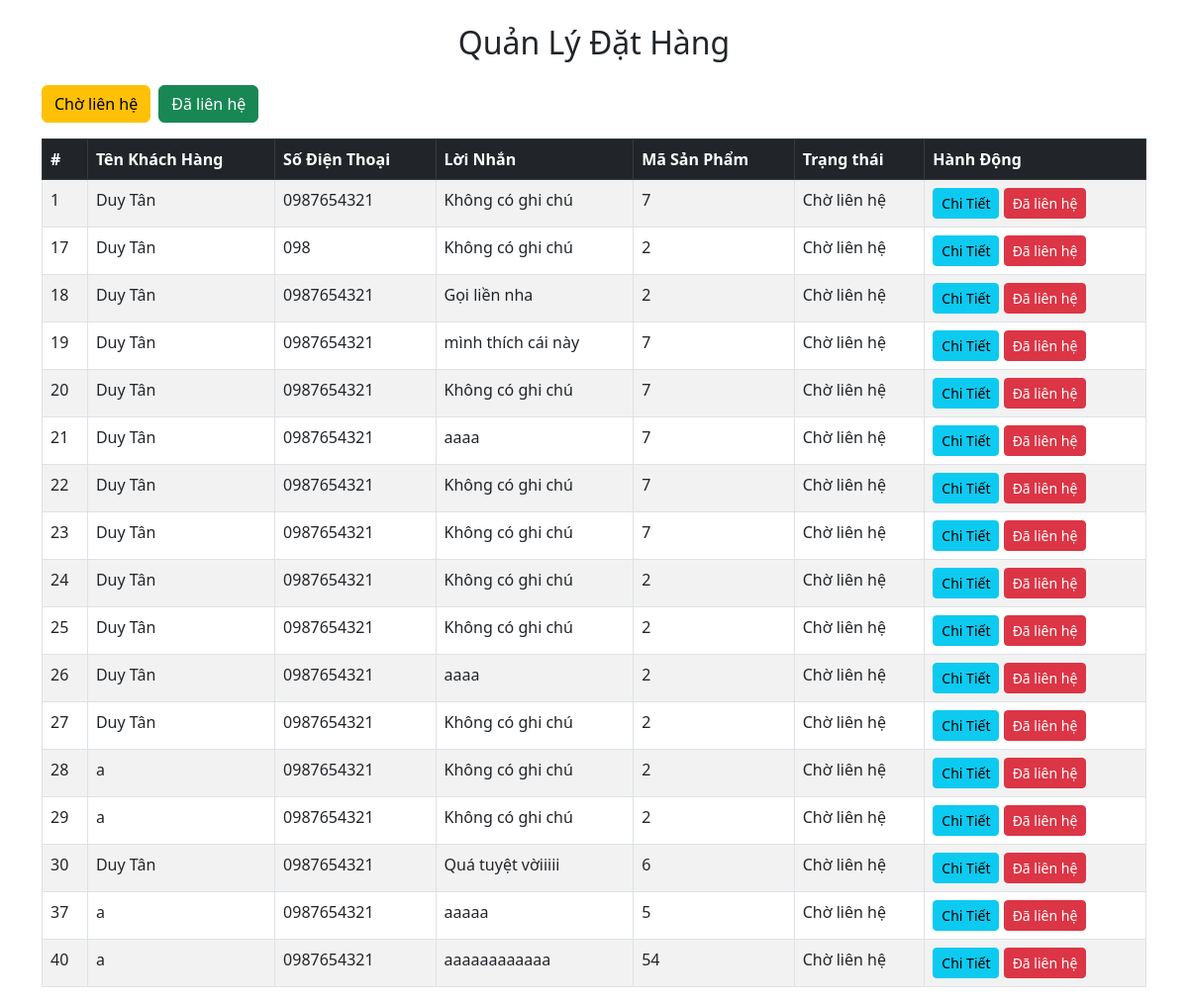
Screenshot of /dat-hang/ with the database file from the repository.
### appBanDT/models.py (models this page shows, shortened)
class DatHang(models.Model):
    MaDatHang = models.AutoField(primary_key=True)
    TenKhachHang = models.CharField(max_length=100)
    SoDienThoai = models.CharField(max_length=15)
    LoiNhan = models.TextField(blank=True, null=True)
    TrangThai = models.CharField(max_length=50, default="Chờ liên hệ")
    NguoiLienHe = models.CharField(max_length=100, null=True, blank=True)
    MaSP = models.CharField(max_length=50, null=True, blank=True)

### appBanDT/views.py (the view, shortened to what this page needs)
# urls.py: path('dat-hang/', views.dat_hang, name='dat_hang'),
def dat_hang(request):
    dsdonhang = DatHang.objects.all().order_by("MaDatHang")
    return render(request, "app/quanlydathang.html", {"dathangs": dsdonhang})

### appBanDT/templates/app/quanlydathang.html (shortened to what this page needs)
<!DOCTYPE html>
<html lang="vi">
<head>
    <link href="https://cdn.jsdelivr.net/npm/bootstrap@5.3.0/dist/css/bootstrap.min.css" rel="stylesheet">
</head>
<body>
    <div class="container mt-4">
        <h2 class="text-center mb-4">Quản Lý Đặt Hàng</h2>
        <div class="d-flex justify-content-start mb-3">
            <button class="btn btn-warning me-2" onclick="filterOrders('Chờ liên hệ')">Chờ liên hệ</button>
            <button class="btn btn-success" onclick="filterOrders('Đã liên hệ')">Đã liên hệ</button>
        </div>
        <table class="table table-bordered table-striped">
            <thead class="table-dark">
                <tr>
                    <th>#</th>
                    <th>Tên Khách Hàng</th>
                    <th>Số Điện Thoại</th>
                    <th>Lời Nhắn</th>
                    <th>Mã Sản Phẩm</th>
                    <th>Trạng thái</th>
                    <th>Hành Động</th>
                </tr>
            </thead>
            <tbody id="orderTable">
                {% for dh in dathangs %}
                <tr data-trangthai="{{ dh.TrangThai }}">
                    <td>{{ dh.MaDatHang }}</td>
                    <td>{{ dh.TenKhachHang }}</td>
                    <td>{{ dh.SoDienThoai }}</td>
                    <td>{{ dh.LoiNhan|default:"Không có ghi chú" }}</td>
                    <td>{{ dh.MaSP|default:"Chưa cập nhật" }}</td>
                    <td>{{ dh.TrangThai }}</td>
                    <td>
                        <a href="{% url 'chi_tiet_sanpham' dh.MaSP %}" class="btn btn-info btn-sm">Chi Tiết</a>
                        <button class="btn btn-danger btn-sm" onclick="capNhat({{ dh.MaDatHang }}, this)">
                            {% if dh.TrangThai == 'Chờ liên hệ' %}Đã liên hệ{% else %}Chờ liên hệ{% endif %}
                        </button>
                    </td>
                </tr>
                {% endfor %}
            </tbody>
        </table>
    </div>
</body>
</html>

### rows the page displays
DatHang: MaDatHang "1", TenKhachHang "Duy Tân", SoDienThoai "0987654321", LoiNhan "Không có ghi chú", MaSP "7", TrangThai "Chờ liên hệ", shows "Đã liên hệ"
DatHang: MaDatHang "17", TenKhachHang "Duy Tân", SoDienThoai "098", LoiNhan "Không có ghi chú", MaSP "2", TrangThai "Chờ liên hệ", shows "Đã liên hệ"
DatHang: MaDatHang "18", TenKhachHang "Duy Tân", SoDienThoai "0987654321", LoiNhan "Gọi liền nha", MaSP "2", TrangThai "Chờ liên hệ", shows "Đã liên hệ"
DatHang: MaDatHang "19", TenKhachHang "Duy Tân", SoDienThoai "0987654321", LoiNhan "mình thích cái này", MaSP "7", TrangThai "Chờ liên hệ", shows "Đã liên hệ"
DatHang: MaDatHang "20", TenKhachHang "Duy Tân", SoDienThoai "0987654321", LoiNhan "Không có ghi chú", MaSP "7", TrangThai "Chờ liên hệ", shows "Đã liên hệ"
DatHang: MaDatHang "21", TenKhachHang "Duy Tân", SoDienThoai "0987654321", LoiNhan "aaaa", MaSP "7", TrangThai "Chờ liên hệ", shows "Đã liên hệ"
DatHang: MaDatHang "22", TenKhachHang "Duy Tân", SoDienThoai "0987654321", LoiNhan "Không có ghi chú", MaSP "7", TrangThai "Chờ liên hệ", shows "Đã liên hệ"
DatHang: MaDatHang "23", TenKhachHang "Duy Tân", SoDienThoai "0987654321", LoiNhan "Không có ghi chú", MaSP "7", TrangThai "Chờ liên hệ", shows "Đã liên hệ"
DatHang: MaDatHang "24", TenKhachHang "Duy Tân", SoDienThoai "0987654321", LoiNhan "Không có ghi chú", MaSP "2", TrangThai "Chờ liên hệ", shows "Đã liên hệ"
DatHang: MaDatHang "25", TenKhachHang "Duy Tân", SoDienThoai "0987654321", LoiNhan "Không có ghi chú", MaSP "2", TrangThai "Chờ liên hệ", shows "Đã liên hệ"
DatHang: MaDatHang "26", TenKhachHang "Duy Tân", SoDienThoai "0987654321", LoiNhan "aaaa", MaSP "2", TrangThai "Chờ liên hệ", shows "Đã liên hệ"
DatHang: MaDatHang "27", TenKhachHang "Duy Tân", SoDienThoai "0987654321", LoiNhan "Không có ghi chú", MaSP "2", TrangThai "Chờ liên hệ", shows "Đã liên hệ"
DatHang: MaDatHang "28", TenKhachHang "a", SoDienThoai "0987654321", LoiNhan "Không có ghi chú", MaSP "2", TrangThai "Chờ liên hệ", shows "Đã liên hệ"
DatHang: MaDatHang "29", TenKhachHang "a", SoDienThoai "0987654321", LoiNhan "Không có ghi chú", MaSP "2", TrangThai "Chờ liên hệ", shows "Đã liên hệ"
DatHang: MaDatHang "30", TenKhachHang "Duy Tân", SoDienThoai "0987654321", LoiNhan "Quá tuyệt vờiiiii", MaSP "6", TrangThai "Chờ liên hệ", shows "Đã liên hệ"
DatHang: MaDatHang "37", TenKhachHang "a", SoDienThoai "0987654321", LoiNhan "aaaaa", MaSP "5", TrangThai "Chờ liên hệ", shows "Đã liên hệ"
DatHang: MaDatHang "40", TenKhachHang "a", SoDienThoai "0987654321", LoiNhan "aaaaaaaaaaaa", MaSP "54", TrangThai "Chờ liên hệ", shows "Đã liên hệ"
